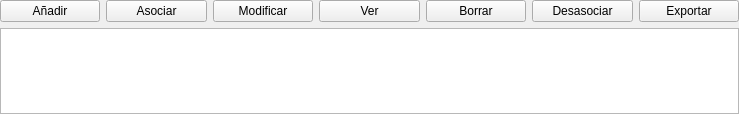
<?xml version="1.0" encoding="UTF-8"?>
<ui version="4.0">
 <class>DBDetailView</class>
 <widget class="QWidget" name="DBDetailView">
  <property name="geometry">
   <rect>
    <x>0</x>
    <y>0</y>
    <width>739</width>
    <height>114</height>
   </rect>
  </property>
  <property name="windowTitle">
   <string>Form</string>
  </property>
  <layout class="QVBoxLayout" name="verticalLayout">
   <property name="leftMargin">
    <number>0</number>
   </property>
   <property name="topMargin">
    <number>0</number>
   </property>
   <property name="rightMargin">
    <number>0</number>
   </property>
   <property name="bottomMargin">
    <number>0</number>
   </property>
   <item>
    <layout class="QHBoxLayout" name="horizontalLayout">
     <item>
      <widget class="QPushButton" name="pbAdd">
       <property name="toolTip">
        <string>Pulse aquí para añadir un nuevo registro.</string>
       </property>
       <property name="statusTip">
        <string>Pulse aquí para añadir un nuevo registro.</string>
       </property>
       <property name="whatsThis">
        <string>Pulse aquí para añadir un nuevo registro.</string>
       </property>
       <property name="text">
        <string>Añadir</string>
       </property>
       <property name="icon">
        <iconset resource="../resources/resources.qrc">
         <normaloff>:/generales/images/edit_add.png</normaloff>:/generales/images/edit_add.png</iconset>
       </property>
      </widget>
     </item>
     <item>
      <widget class="QPushButton" name="pbAddExisting">
       <property name="toolTip">
        <string>Añade registros existentes</string>
       </property>
       <property name="whatsThis">
        <string>Utilice esta opción para relacionar a este registros, otros ya existentes en otras tablas.</string>
       </property>
       <property name="text">
        <string>Asociar</string>
       </property>
       <property name="icon">
        <iconset resource="../resources/resources.qrc">
         <normaloff>:/generales/images/down.png</normaloff>:/generales/images/down.png</iconset>
       </property>
      </widget>
     </item>
     <item>
      <widget class="QPushButton" name="pbEdit">
       <property name="toolTip">
        <string>Pulse aquí para editar el registro seleccionado.</string>
       </property>
       <property name="statusTip">
        <string>Pulse aquí para editar el registro seleccionado.</string>
       </property>
       <property name="whatsThis">
        <string>Pulse aquí para editar el registro seleccionado.</string>
       </property>
       <property name="text">
        <string>Modificar</string>
       </property>
       <property name="icon">
        <iconset resource="../resources/resources.qrc">
         <normaloff>:/generales/images/edit_edit.png</normaloff>:/generales/images/edit_edit.png</iconset>
       </property>
      </widget>
     </item>
     <item>
      <widget class="QPushButton" name="pbView">
       <property name="sizePolicy">
        <sizepolicy hsizetype="Minimum" vsizetype="Fixed">
         <horstretch>0</horstretch>
         <verstretch>0</verstretch>
        </sizepolicy>
       </property>
       <property name="toolTip">
        <string>Pulse aquí para visualizar el registro en modo sólo lectura</string>
       </property>
       <property name="statusTip">
        <string>Pulse aquí para visualizar el registro en modo sólo lectura</string>
       </property>
       <property name="whatsThis">
        <string>Pulse aquí para visualizar el registro en modo sólo lectura</string>
       </property>
       <property name="text">
        <string>Ver</string>
       </property>
       <property name="icon">
        <iconset resource="../resources/resources.qrc">
         <normaloff>:/generales/images/edit_search.png</normaloff>:/generales/images/edit_search.png</iconset>
       </property>
      </widget>
     </item>
     <item>
      <widget class="QPushButton" name="pbDelete">
       <property name="toolTip">
        <string>Pulse aquí para borrar el registro seleccionado.</string>
       </property>
       <property name="statusTip">
        <string>Pulse aquí para borrar el registro seleccionado.</string>
       </property>
       <property name="whatsThis">
        <string>Pulse aquí para borrar el registro seleccionado.</string>
       </property>
       <property name="text">
        <string>Borrar</string>
       </property>
       <property name="icon">
        <iconset resource="../resources/resources.qrc">
         <normaloff>:/generales/images/edit_remove.png</normaloff>:/generales/images/edit_remove.png</iconset>
       </property>
      </widget>
     </item>
     <item>
      <widget class="QPushButton" name="pbRemoveExisting">
       <property name="toolTip">
        <string>Elimina la relación del registro seleccionado con el registro actual.</string>
       </property>
       <property name="whatsThis">
        <string>Elimina la relación del registro seleccionado con el registro actual.</string>
       </property>
       <property name="text">
        <string>Desasociar</string>
       </property>
       <property name="icon">
        <iconset resource="../resources/resources.qrc">
         <normaloff>:/generales/images/up.png</normaloff>:/generales/images/up.png</iconset>
       </property>
      </widget>
     </item>
     <item>
      <widget class="QPushButton" name="pbExportSpreadSheet">
       <property name="text">
        <string>Exportar</string>
       </property>
       <property name="icon">
        <iconset resource="../resources/resources.qrc">
         <normaloff>:/generales/images/excel.png</normaloff>:/generales/images/excel.png</iconset>
       </property>
      </widget>
     </item>
    </layout>
   </item>
   <item>
    <widget class="DBTableView" name="tableView">
     <property name="editTriggers">
      <set>QAbstractItemView::AnyKeyPressed|QAbstractItemView::DoubleClicked|QAbstractItemView::EditKeyPressed|QAbstractItemView::SelectedClicked</set>
     </property>
     <property name="alternatingRowColors">
      <bool>true</bool>
     </property>
     <property name="selectionMode">
      <enum>QAbstractItemView::ExtendedSelection</enum>
     </property>
     <property name="selectionBehavior">
      <enum>QAbstractItemView::SelectItems</enum>
     </property>
     <property name="sortingEnabled">
      <bool>true</bool>
     </property>
    </widget>
   </item>
  </layout>
 </widget>
 <customwidgets>
  <customwidget>
   <class>DBTableView</class>
   <extends>QTableView</extends>
   <header>widgets/dbtableview.h</header>
   <container>1</container>
  </customwidget>
 </customwidgets>
 <tabstops>
  <tabstop>pbAdd</tabstop>
  <tabstop>pbAddExisting</tabstop>
  <tabstop>pbEdit</tabstop>
  <tabstop>pbView</tabstop>
  <tabstop>pbDelete</tabstop>
  <tabstop>pbRemoveExisting</tabstop>
  <tabstop>pbExportSpreadSheet</tabstop>
  <tabstop>tableView</tabstop>
 </tabstops>
 <resources>
  <include location="../resources/resources.qrc"/>
  <include location="../resources/resources.qrc"/>
  <include location="../resources/resources.qrc"/>
 </resources>
 <connections/>
</ui>
